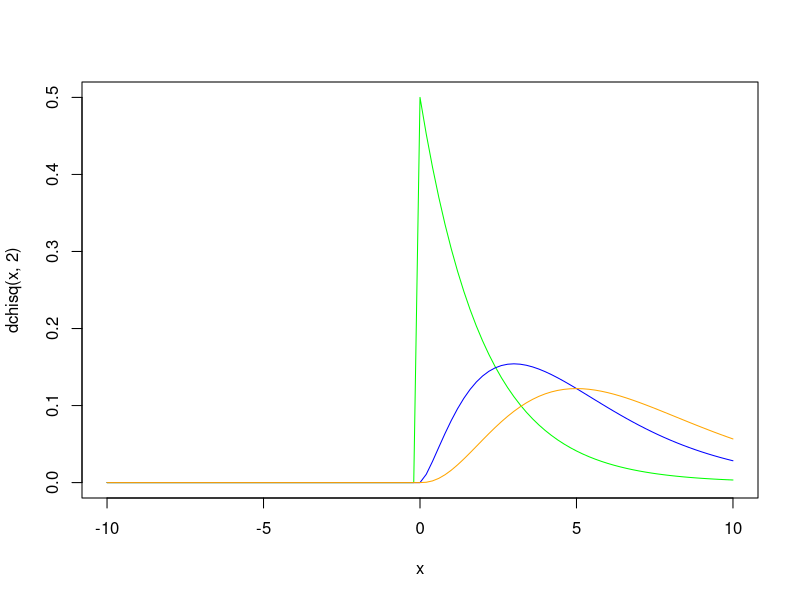

The R source for this figure: (Note: this script raises an error after producing the figure.)
curve(dchisq(x, 2), from=-10, to=10, col="green")
curve(dchisq(x, 5), from=-10, to=10, col="blue", add=TRUE)
curve(dchisq(x, 7), from=-10, to=10, col="orange", add=TRUE)

samples <- 
hist(samples, breaks=seq(-5, 5,length=101))



kai2 <- function(df) {
  sum(rnorm(df, mean=0, sd=1)**2)
}
#??????2(?????????????????????) 
X <- rnorm(100000, mean=0, sd=1)
kai2 <- function(df) {
  sum(rnorm(df, mean=0, sd=1)**2)
}
df <- 30#df<-30??????????????????
Y <- sapply(c(1:100000), function(x) { kai2(df)} )

T_dtb <- X/sqrt(Y/df)
hist(T_dtb, freq=FALSE, breaks=30, ylim=c(0, 0.55),col="green")
curve(dt(x, df), from=-5, to=5, col="red", add=TRUE)

legend("topleft", legend = c("degree of freedom:30", "theoretical(t_distribution)"), col = c("green", "red"), lty = 1)
#??????2(?????????????????????) 



#??????????????????(?????????2)
df <- 10
x <- sapply(c(1:10000), function(x) { kai2(df)} )
hist(x, freq=FALSE, breaks=30, ylim=c(0, 0.5))
curve(dchisq(x, df), 0, 30, col="red",add=TRUE)

curve(dt(x, df), from=-5, to=5, col="red", add=TRUE)



X <- rnorm(100000, mean=0, sd=1)
kai2 <- function(df) {
  sum(rnorm(df, mean=0, sd=1)**2)
}
df <- 30#df<-30??????????????????
Y <- sapply(c(1:100000), function(x) { kai2(df)} )

T_dtb <- X/sqrt(Y/df)
hist(T_dtb, freq=FALSE, breaks=60, ylim=c(0, 0.55),col="orange")
curve(dt(x, df), from=-5, to=5, col="red", add=TRUE)

hist(Y, freq=FALSE, breaks=60, ylim=c(0, 0.1),col="orange")
curve(dchisq(x, 30), from=10, to=70, col="blue", add=TRUE)









